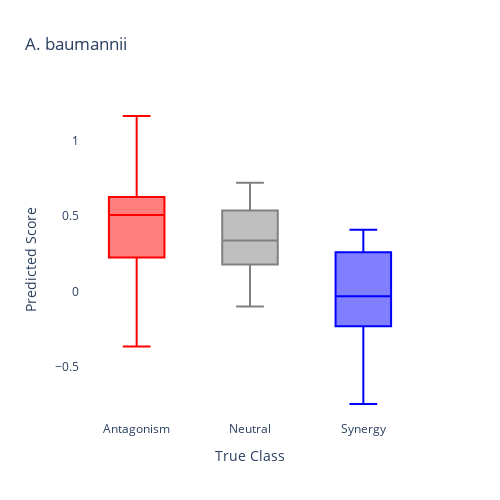

Notebook code cell kept with this figure:
### Markdown cell above
## Example: *A. baumannii*

### Code cell
# Load sample data
sample = load_sample('abaumannii')

# Define input arguments
key             = sample['key']
profiles        = sample['profiles']
feature_names   = sample['feature_names']
train_ixns      = sample['train']['interactions']
train_scores    = sample['train']['scores']
test_ixns       = sample['test']['interactions']
test_scores     = sample['test']['scores']
strains         = sample['orthology']['strains']
orthology_map   = sample['orthology']['map']

# Determine ML features
train_data      = featurize(train_ixns, profiles, feature_names=feature_names, key=key, silent=True)
test_data       = featurize(test_ixns, profiles, feature_names=feature_names, key=key, silent=True)
X_train, X_test = train_data['feature_df'].to_numpy().transpose(), test_data['feature_df'].to_numpy().transpose()

# Determine class labels
thresh, classes = (-0.5, 0), ('S', 'N', 'A')
train_labels    = classify(train_scores, thresholds=thresh, classes=classes)
test_labels     = classify(test_scores, thresholds=thresh, classes=classes)

# Train and apply a regression-based model
reg_model = RandomForestRegressor()
reg_model.fit(X_train, train_scores)
reg_y = reg_model.predict(X_test)
r, p = spearmanr(test_scores, reg_y)
r2 = r2_score(test_scores, reg_y)
print('Regression results:')
print('\tSpearman R = {}'.format(round(r, 4)))
print('\tSpearman p = {:.3g}'.format(p))
print('\tR2 = {}'.format(round(r2, 4)))

# Orthology version
test_data_ortho = featurize(test_ixns, profiles, feature_names=feature_names, key=key, 
                            strains=strains, orthology_map=orthology_map, silent=True)
X_test_ortho    = test_data_ortho['feature_df'].to_numpy().transpose()
reg_y_ortho = reg_model.predict(X_test_ortho)
r, p = spearmanr(test_scores, reg_y_ortho)
r2 = r2_score(test_scores, reg_y_ortho)
print('Regression results (with orthology):')
print('\tSpearman R = {}'.format(round(r, 4)))
print('\tSpearman p = {:.3g}'.format(p))
print('\tR2 = {}'.format(round(r2, 4)))

# Train and apply a classification-based model
class_model = RandomForestClassifier()
class_model.fit(X_train, train_labels)
class_y = class_model.predict(X_test)
print('Classification results:')
print(classification_report(test_labels, class_y))

# Visualize results
df = pd.DataFrame({
    'x': test_labels, 
    'y': reg_y_ortho
}
)
fig = go.Figure()
fig.add_trace(go.Box(y=df.y[df.x=='A'], name='Antagonism', marker_color='red'))
fig.add_trace(go.Box(y=df.y[df.x=='N'], name='Neutral', marker_color='gray'))
fig.add_trace(go.Box(y=df.y[df.x=='S'], name='Synergy', marker_color='blue'))
fig.update_layout(
    autosize=False,
    width=500,
    height=500, 
    title='A. baumannii', 
    xaxis_title='True Class', 
    yaxis_title='Predicted Score', 
    showlegend=False, 
    plot_bgcolor='rgba(0,0,0,0)'
)
fig.show()

### Figure 1 — Plotly figure (JSON) as saved in the notebook; plotly's stock layout.template omitted (floating-point values rounded to 4 significant figures)
{"data": [{"marker": {"color": "red"}, "name": "Antagonism", "type": "box", "y": [0.229, 0.6493, 0.742, 0.639, 0.5195, 0.6216, 1.162, 0.002469, 0.3769, 0.5435, -0.3636, 0.2128, -0.108, 0.3887, 0.3851, 0.5061, 0.565]}, {"marker": {"color": "gray"}, "name": "Neutral", "type": "box", "y": [0.7206, 0.5476, 0.1637, 0.3608, 0.6919, 0.2984, 0.501, -0.09931, 0.222, 0.08214, 0.3375]}, {"marker": {"color": "blue"}, "name": "Synergy", "type": "box", "y": [0.2399, -0.03069, -0.2673, 0.01066, 0.2509, 0.2863, 0.3227, -0.2027, 0.07074, -0.6742, -0.2167, 0.4085, -0.04239, 0.3674, -0.285, -0.7446, -0.1503]}], "layout": {"autosize": false, "height": 500, "plot_bgcolor": "rgba(0,0,0,0)", "showlegend": false, "title": {"text": "A. baumannii"}, "width": 500, "xaxis": {"title": {"text": "True Class"}}, "yaxis": {"title": {"text": "Predicted Score"}}}}
